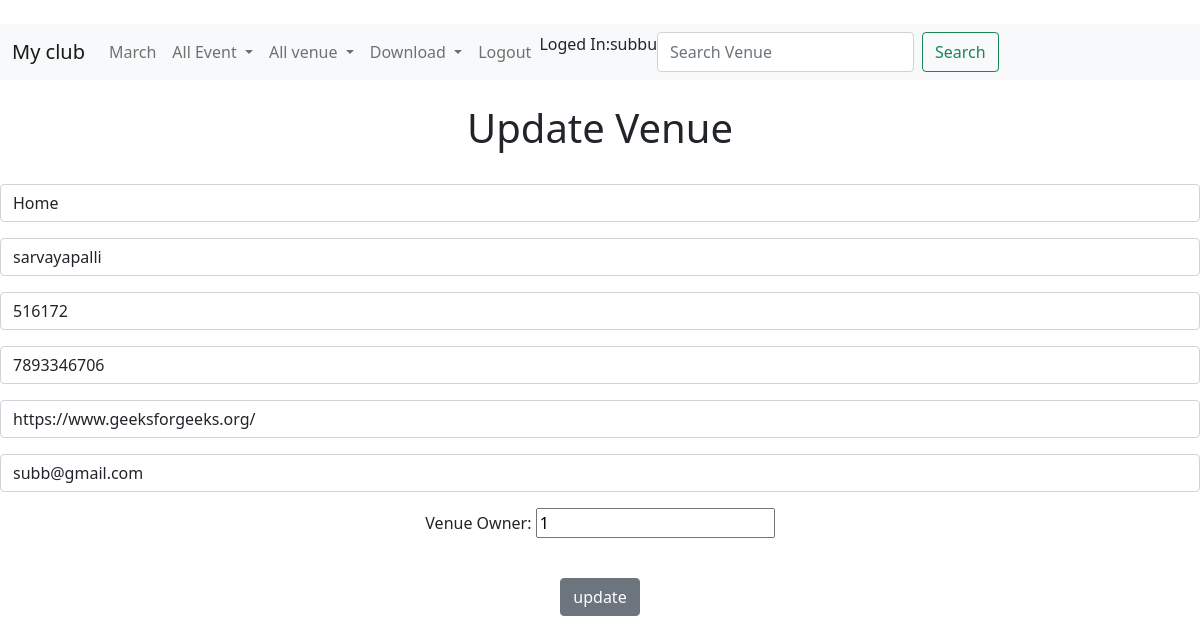
Screenshot of /myclub/update_venue/543/ (signed in) with the database file from the repository.
### myclub/models.py (models this page shows, shortened)
class Venue(models.Model):
    name = models.CharField('Venue name', max_length=100)
    address = models.CharField(max_length=100)
    zip_code = models.CharField('Zip code', max_length=10)
    phone = models.CharField('conatact number', max_length=14)
    web = models.URLField('website address')
    email_address = models.EmailField('Email address')
    owner = models.IntegerField('Venue Owner', blank=False, default=1)

### myclub/views.py (the view)
# urls.py: path('update_venue/<venue_id>/', views.update_venue, name='update-venue'),
def update_venue(request, venue_id):
    venue = Venue.objects.get(pk=venue_id)
    form = VenueForm(request.POST or None, instance=venue)
    if form.is_valid():
        form .save()
        return redirect('list-venue')
    return render(request, 'myclub/updatevenue.html', {'venue': venue, 'form': form})

### myclub/forms.py
class VenueForm(forms.ModelForm):
    class Meta:
        model = Venue
        fields = "__all__"
        labels = {
            'name': '',
            'address': '',
            'zip_code': '',
            'phone': '',
            'web': '',
            'email_address': '',
        }
        widgets = {
            'name': forms.TextInput(attrs={'class': "form-control", 'placeholder': "Venue Name"}),
            'address': forms.TextInput(attrs={'class': "form-control", 'placeholder': "Venue Address"}),
            'zip_code': forms.TextInput(attrs={'class': "form-control", 'placeholder': "ZIP_CODE"}),
            'phone': forms.TextInput(attrs={'class': "form-control", 'placeholder': "PHONE"}),
            'web': forms.TextInput(attrs={'class': "form-control", 'placeholder': "WEB ADDRESS"}),
            'email_address': forms.TextInput(attrs={'class': "form-control", 'placeholder': "EMAIL ID"}),
        }

### templates/myclub/updatevenue.html (shortened to what this page needs)
{% extends 'myclub/basic.html' %}
{%block content%}
  <center>
  <h1>Update Venue</h1><br/>
  <form action=""  method="POST">
  {{form.as_p}}
  <br/>
  <input type="submit" value="update" class="btn btn-secondary">
  </form>
  </center>
  {%endblock%}

### templates/myclub/navbar.html (shortened to what this page needs)
<nav class="navbar navbar-expand-lg navbar-light bg-light">
  <div class="container-fluid">
    <a class="navbar-brand" href="{%url 'home'%}">My club</a>
    <div class="collapse navbar-collapse" id="navbarSupportedContent">
      <ul class="navbar-nav me-auto mb-2 mb-lg-0">
        <li class="nav-item">
          <a class="nav-link" href="{%url 'home' '2021' 'MARCH' %}">March</a>
        </li>
        <li class="nav-item dropdown">
          <a class="nav-link dropdown-toggle" href="#" id="navbarDropdown" role="button" data-bs-toggle="dropdown"
            aria-expanded="false">
            All Event
          </a>
        </li>
        <li class="nav-item dropdown">
          <a class="nav-link dropdown-toggle" href="#" id="navbarDropdown" role="button" data-bs-toggle="dropdown"
            aria-expanded="false">
            All venue
          </a>
        </li>
        <li class="nav-item dropdown">
          <a class="nav-link dropdown-toggle" href="#" id="navbarDropdown" role="button" data-bs-toggle="dropdown"
            aria-expanded="false">
            Download
          </a>
        </li>
        {% if user.is_authenticated %}
        <li class="nav-item">
          <a class="nav-link" href="{%url 'logout' %}">Logout</a>
          </li>
          Loged In:{{user.username}}
        {% endif %}
      <form class="d-flex" method="POST"  action="{% url 'search-venue' %}">
        <input class="form-control me-2" type="search" placeholder="Search Venue" aria-label="Search" name="searchvenue">
        <button class="btn btn-outline-success" type="submit">Search</button>
      </form>
    </div>
  </div>
</nav>

### rows the page displays
Venue: name "Home", address "sarvayapalli", zip_code "516172", phone "7893346706", web "https://www.geeksforgeeks.org/", email_address "subb@gmail.com", owner "1"

### other values shown
{{ user.username }} "subbu"
